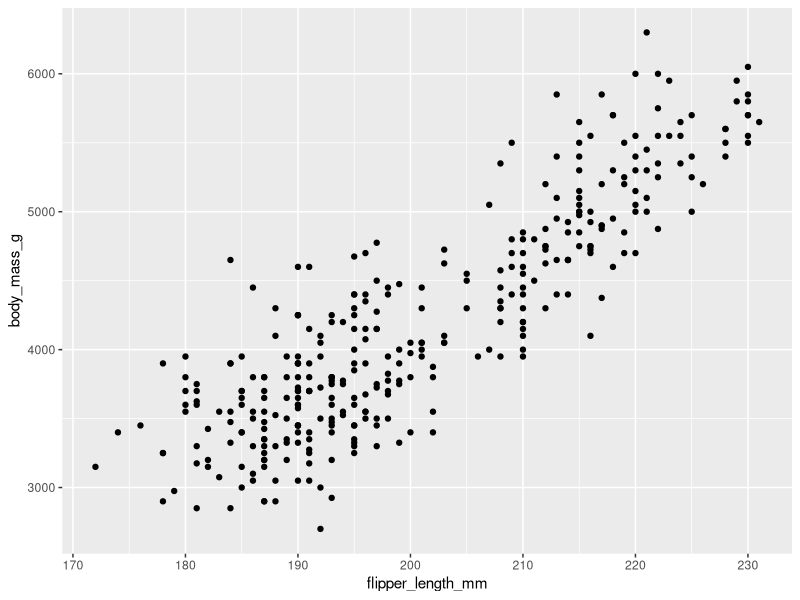
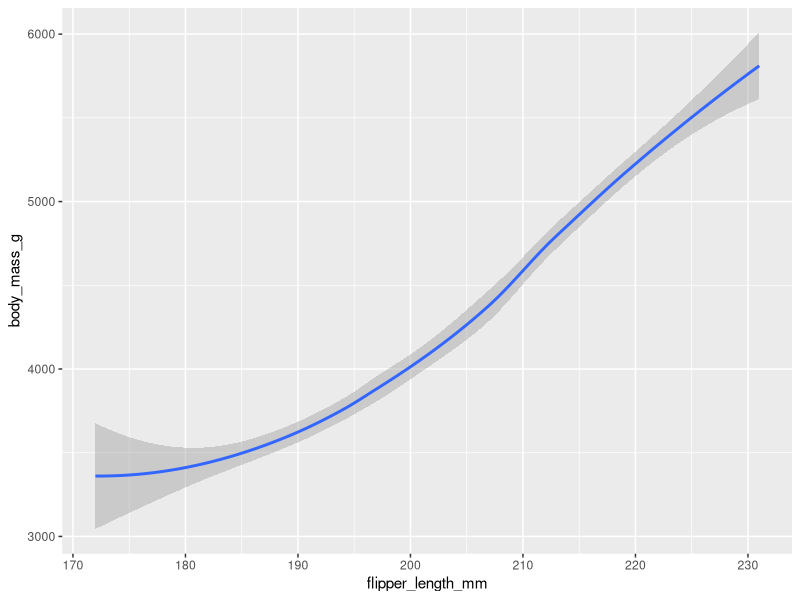
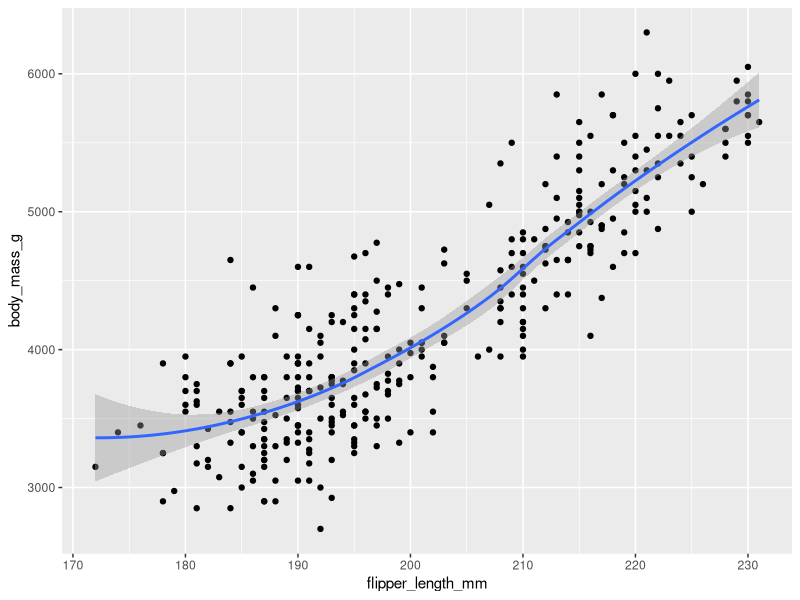
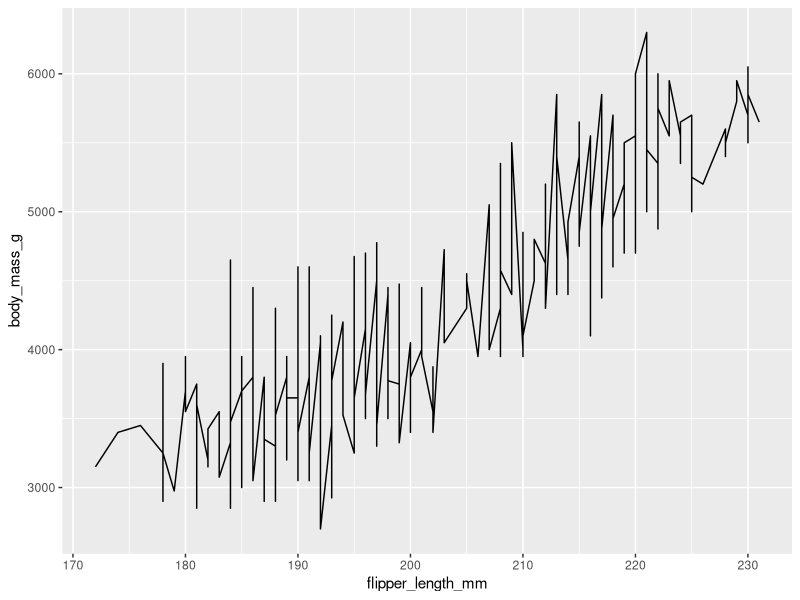
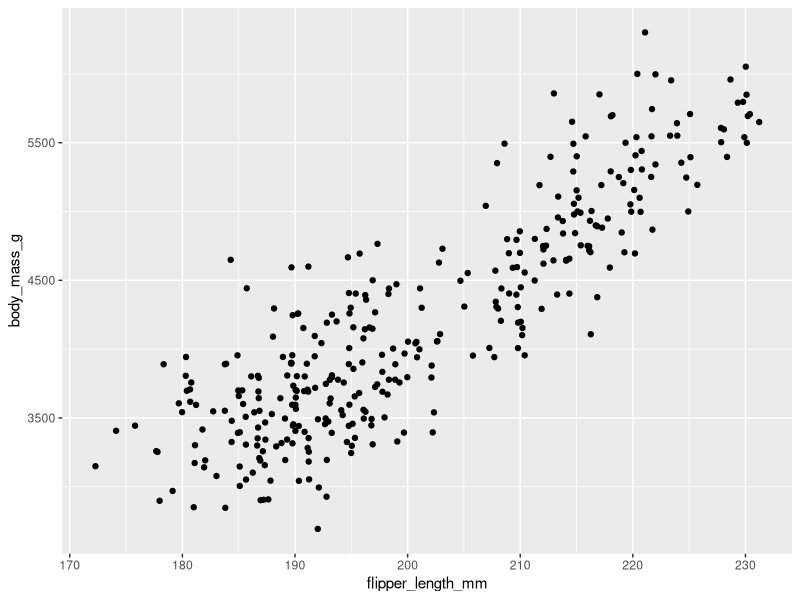
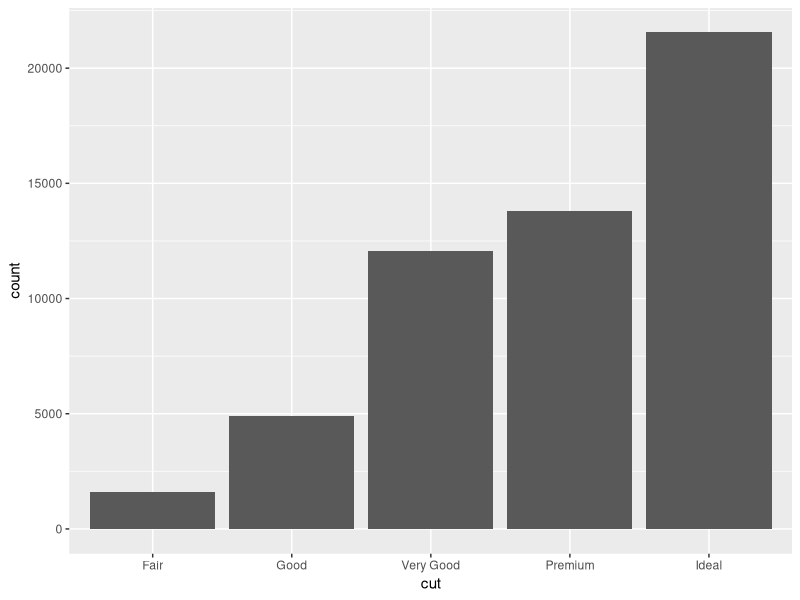
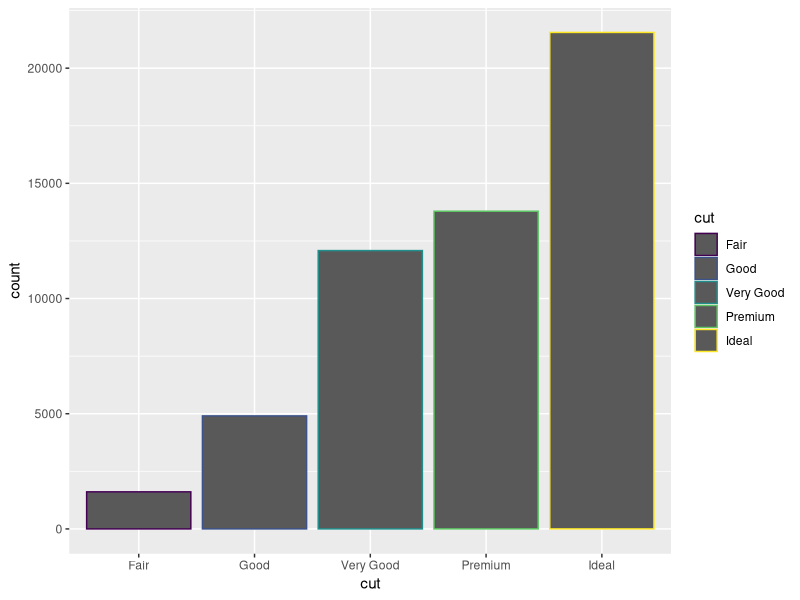
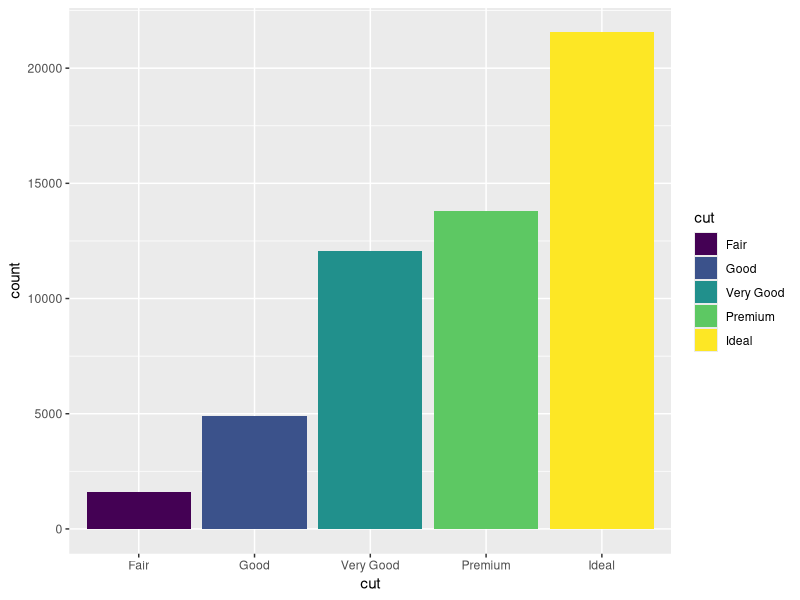

Write the R code that produced these figures, in order.
## ---- chunk 1
# This R environment comes with many helpful analytics packages installed
# It is defined by the kaggle/rstats Docker image: https://github.com/kaggle/docker-rstats
# For example, here's a helpful package to load

library(tidyverse) # metapackage of all tidyverse packages

# Input data files are available in the read-only "../input/" directory
# For example, running this (by clicking run or pressing Shift+Enter) will list all files under the input directory

list.files(path = "../input")

# You can write up to 20GB to the current directory (/kaggle/working/) that gets preserved as output when you create a version using "Save & Run All" 
# You can also write temporary files to /kaggle/temp/, but they won't be saved outside of the current session
## ---- chunk 2
library(ggplot2)
library(palmerpenguins)
data(penguins)
## ---- chunk 3
# Scatter plot
ggplot(penguins, aes(x = flipper_length_mm, y = body_mass_g)) +
  geom_point()
## ---- chunk 4
# Smooth line
ggplot(penguins, aes(x = flipper_length_mm, y = body_mass_g)) +
  geom_smooth()
## ---- chunk 5
# Combining geom_point and geom_smooth
ggplot(penguins, aes(x = flipper_length_mm, y = body_mass_g)) +
  geom_point() +
  geom_smooth()
## ---- chunk 6
# Line plot
ggplot(penguins, aes(x = flipper_length_mm, y = body_mass_g)) +
  geom_line()
## ---- chunk 7
# Jittered scatter plot
ggplot(penguins, aes(x = flipper_length_mm, y = body_mass_g)) +
  geom_jitter()
## ---- chunk 8
data(diamonds)
## ---- chunk 9
# Bar chart
ggplot(diamonds, aes(x = cut)) +
  geom_bar()
## ---- chunk 10
# Outline color
ggplot(diamonds, aes(x = cut, color = cut)) +
  geom_bar()
## ---- chunk 11
# Fill color
ggplot(diamonds, aes(x = cut, fill = cut)) +
  geom_bar()
## ---- chunk 12
# Stacked bar chart
ggplot(diamonds, aes(x = cut, fill = clarity)) +
  geom_bar()
